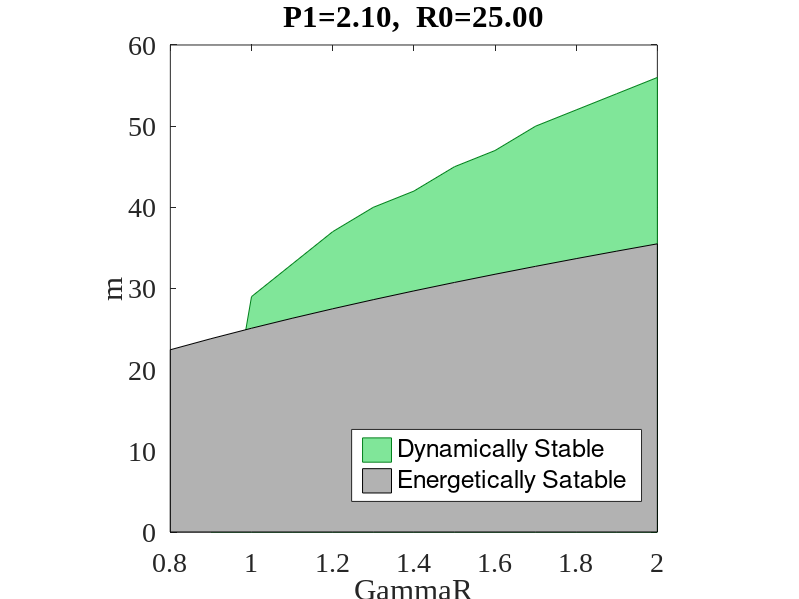

Here is the MATLAB script that generated this plot:


%m_ds vs m_es  P1 dependence

tic;
ua=7.7e-3;
Gammac=1;
R1=8.4e-3;


%GammaR=0.8;
%R0=28*sqrt(5/2);
R0=25;
P1=2.1;

GaR_min=0.8;
GaR_space=0.1;
GaR_max=2;

GaR_series=GaR_min:GaR_space:GaR_max;

print_fig=0;

Font_size=20;
Font_name='Times New Roman';

dk=0.1;
k=0:dk:80; %k axis
N_k=length(k);

Eigen_omega_1=complex(zeros(1,N_k));%three eigen omega(k)
Eigen_omega_2=complex(zeros(1,N_k));
Eigen_omega_3=complex(zeros(1,N_k));

m_min=0;
m_max=80;

N_GaR=length(GaR_series);
%N_GaR=length(GaR_series);

omega_temp=complex(zeros(3,1),0);
omega_de=zeros(3,4);%set by column: 1 real part; 2 imaginary part; 3 amplitude; 4 angle

m_ds_GaR=zeros(1,N_GaR);
m_ds_GaR(:,:)=m_max;


for nGaR=1:N_GaR
    
    GammaR=GaR_series(nGaR);
    
    m_ds_found_flag=0;
    
    g=2*ua;
    n0=Gammac/R1;
    Pth=(GammaR*Gammac)/R1;
    Phi0=sqrt((1/R1)*(P1*Pth/n0-GammaR));
    
    for m=m_min:m_max
        
        for it=1:N_k
            
            L=[((m+k(it))^2-m^2)/(2*R0^2)+ua*Phi0^2, ua*Phi0^2, (g+0.5i*R1)*Phi0;
                -ua*Phi0^2, -(((m-k(it))^2-m^2)/(2*R0^2)+ua*Phi0^2), -(g-0.5i*R1)*Phi0;
                -1i*R1*Phi0*n0, -1i*R1*Phi0*n0, -1i*(GammaR+R1*Phi0^2)];
            
            omega_temp=eig(L,'nobalance');
            omega_tp=zeros(3,2);
            omega_tp(:,1)=real(omega_temp);
            omega_tp(:,2)=imag(omega_temp);
            omega_tp=sortrows(omega_tp,-2);
            %end
            Eigen_omega_1(it)=complex(omega_tp(1,1),omega_tp(1,2));
            
        end
        
        %finding critical m by positive Imag omega
        Im_omega_t=imag(Eigen_omega_1);
        for it=2:length(Im_omega_t)
            if Im_omega_t(it)>0
                m_ds_GaR(1,nGaR)=m;
                fprintf(sprintf('R0=%.2f, P1=%.2f, GammaR=%.2f, mds=%d\n',R0,P1,GammaR,m));
                m_ds_found_flag=1;
                break;
            end
        end
        
        if m_ds_found_flag~=0
            break;
        end
        
    end
    
end


%fing plot range
N_GaR=length(GaR_series);

Nds=N_GaR;
for itt=1:length(GaR_series)
    if m_ds_GaR(1,itt)==100
        Nds=itt;
        break;
    end
end

fig_m_ds_m_es_GaR=figure('position',[50 200 800 600],'renderer','painter','paperpositionmode','auto');
%plot(R0_series(1:Nds),m_ds_R0(1,1:Nds),'linewidth',2);
h_mds=area(GaR_series(1:Nds),m_ds_GaR(1,1:Nds),'FaceColor',[0.5,0.9,0.6],'EdgeColor',[0,0.5,0.1]);
axis square;
set(gca,'fontsize',Font_size,'fontname',Font_name);
xlabel('GammaR');
%ylabel('$m_{ds}$','interpreter','latex');
ylabel('m');
title(sprintf('P1=%.2f,  R0=%.2f',P1,R0));

hold all;
%plot(R0_series(1:Nds),sqrt(ua*GammaR/R1)*R0_series(1:Nds));
h_mes=area(GaR_series(1:Nds),sqrt(ua*GaR_series*(P1-1)/R1)*R0,'FaceColor',[0.7,0.7,0.7],'EdgeColor','k');
hold off;

%h=legend('$m_{ds}$','$m_{es}$');
%set(h,'interpreter','latex');
%set(h,'position',[0.2554    0.8189    0.1312    0.0767]);

h=legend('Dynamically Stable','Energetically Satable');
set(h,'position',[0.4397    0.1640    0.3625    0.1200]);


if print_fig~=0
    
    print(fig_m_ds_m_es_GaR,'-painter','-depsc2','-r250',sprintf('m_ds_m_es_GammaR_Dependence_P1=%.1f_R0=%.1f.eps',P1,R0));
    print(fig_m_ds_m_es_GaR,'-painter','-dpng','-r250',sprintf('m_ds_m_es_GammaR_Dependence_P1=%.1f_R0=%.1f.png',P1,R0));
    
    %close(fig_m_ds_m_es_P1);
    
end











